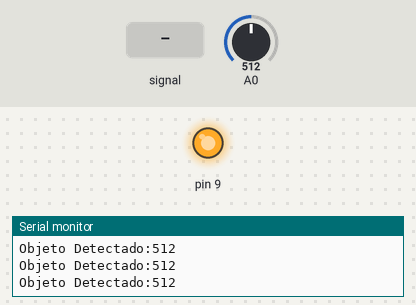
Simulated run of this sketch. Board: Arduino Uno, built with avr-gcc and run on an emulated ATmega328P. On the bench: output pins drawn as LEDs (lit = HIGH), the last lines printed to the serial monitor. Dashed ring = blinking. Inputs (shaded band) come from the test bench; at power-on: A0 = 512.

Above: at 1.2 s.
1.3 s: A0 fed a 2 Hz sine of ±306 counts around its level
At 1.4 s:
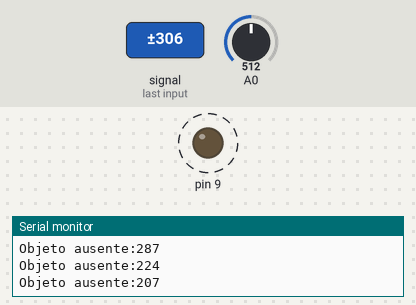
4.3 s: A0 set to 0
At 5.5 s:
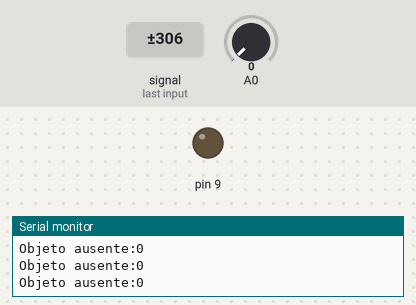
7.3 s: A0 set to 93
8.8 s: A0 set to 105
10.3 s: A0 set to 332
11.8 s: A0 set to 364
At 12.1 s:
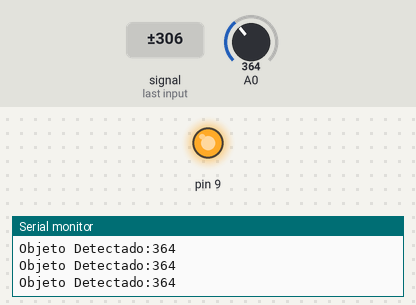
Timing chart, 0 to 14.3 s (numbered marks = the images above; inputs shaded):
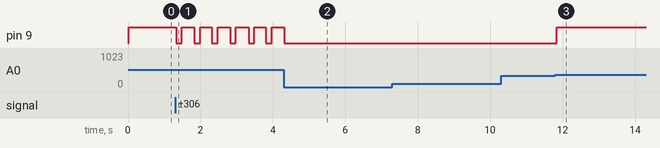

The sketch:

sharp_led.ino
```cpp
void setup() {
  // Comunicación seria a 9600 baudios
  Serial.begin(9600);
  pinMode(9, OUTPUT);
}


void loop() {
  // Leemos el promedio de la entrada analógica 0 :
  int ADC_SHARP=ADC0_promedio(200);
  if(ADC_SHARP>350)
  {
    digitalWrite(9, HIGH);
    Serial.print("Objeto Detectado:");
    adelante;
  }
  else
  {
    digitalWrite(9, LOW);
    Serial.print("Objeto ausente:");
    derecha;
  }

  Serial.println(ADC_SHARP);
  delay(10);
}

int ADC0_promedio(int n)
{
  long suma=0;
  for(int i=0;i<n;i++)
  {
    suma=suma+analogRead(A0);
  }
  return(suma/n);
}
 void adelante(){


 }

 void atras(){


 }

 void derecha(){


 }

 void izquierda(){


 }
```

Measured:
- the behaviour switches between 350 and 351 on A0 (found by bisection; images 2 and 3)
- after the input at 1.3 s, pin 9: alternates HIGH for 0.35 s and LOW for 0.16 s, starting at once
- after the input at 4.3 s, pin 9: goes on until 4.3 s, then stays LOW
- after the input at 11.8 s, pin 9: LOW → HIGH at once
